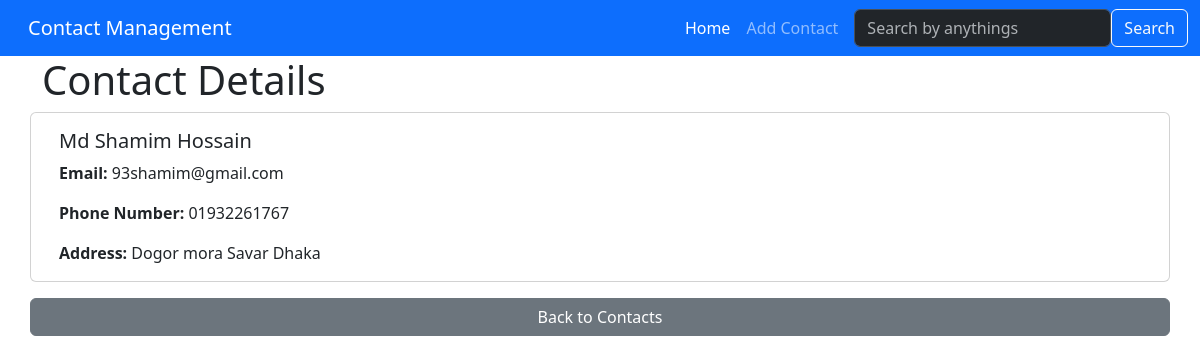
/details/4/, run on the app's committed database.
### contacts/models.py (models this page shows, shortened)
class Contact(models.Model):
    first_name = models.CharField(max_length=30)
    last_name = models.CharField(max_length=30)
    email = models.EmailField()
    phone_number = models.CharField(max_length=15)
    address = models.TextField()

### contacts/views.py (the view)
# urls.py: path('details/<int:contact_id>/', contact_details, name='contact_details'),
def contact_details(request, contact_id):
    contact = get_object_or_404(Contact, id=contact_id)
    return render(request, 'contacts/contact_details.html', {'contact': contact})

### contacts/templates/contacts/contact_details.html (shortened to what this page needs)
{% extends 'base.html' %}
{% block content %}
<h1>Contact Details</h1>
<div class="card">
    <div class="card-body">
        <h5 class="card-title">{{ contact.first_name }} {{ contact.last_name }}</h5>
        <p class="card-text"><strong>Email:</strong> {{ contact.email }}</p>
        <p class="card-text"><strong>Phone Number:</strong> {{ contact.phone_number }}</p>
        <p class="card-text"><strong>Address:</strong> {{ contact.address }}</p>
    </div>
</div>
<a href="{% url 'home' %}" class="btn btn-secondary mt-3">Back to Contacts</a>
{% endblock %}

### data on the page
Contact: first_name "Md Shamim", last_name "Hossain", email "93shamim@gmail.com", phone_number "01932261767", address "Dogor mora Savar Dhaka"
